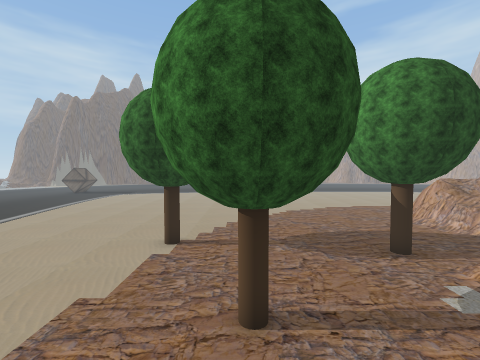
view 1 (above)

20 first-person views from a walk through a scene from a Unity 3-D project. The camera is 1.3 m above the floor, tilts 2° down and sees 90° across. The floor is counted in squares, 2 m on a side. Each view is taken from the middle of a square. On the plan, view 1 faces up. The plan holds only what a view shows up to about 9 squares ahead; the rest is blank. The place goes on beyond the plan. Some trees and plants on the terrain are drawn as simple stand-ins. The player character is not drawn. Some surface patterns are stand-ins.

view 2
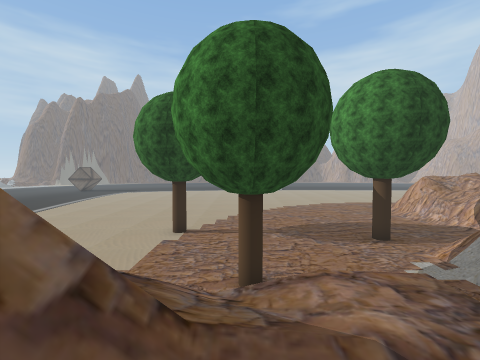

view 3
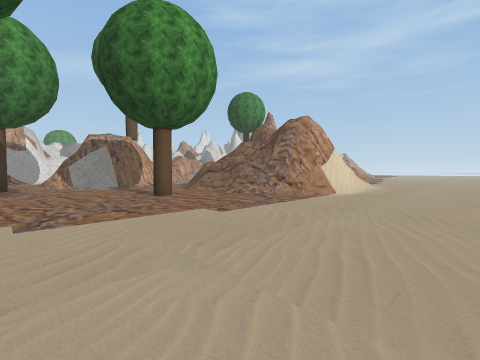

view 4
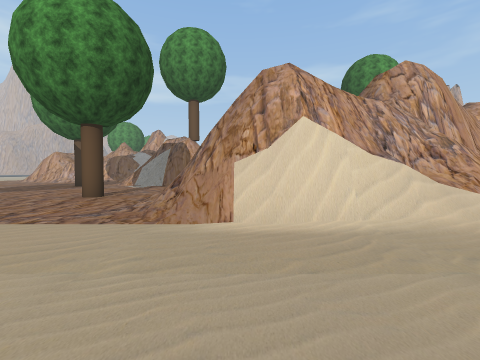

view 5
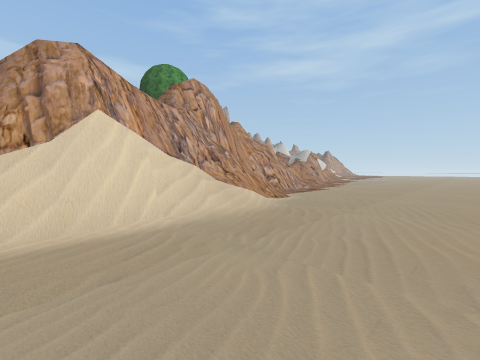

view 6
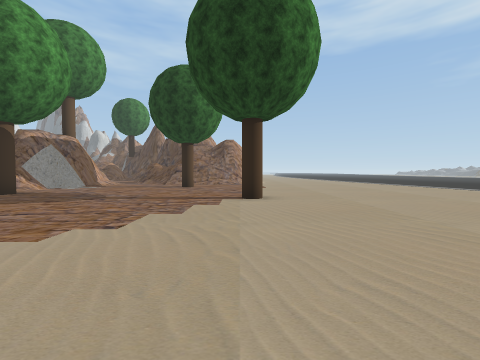

view 7
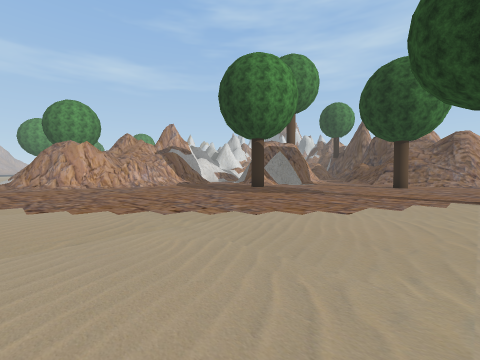

view 8
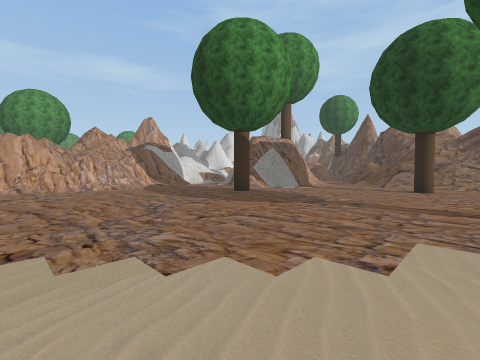

view 9
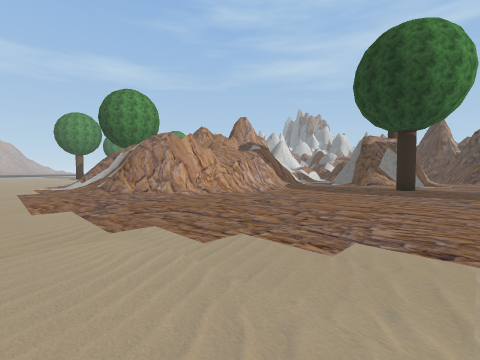

view 10
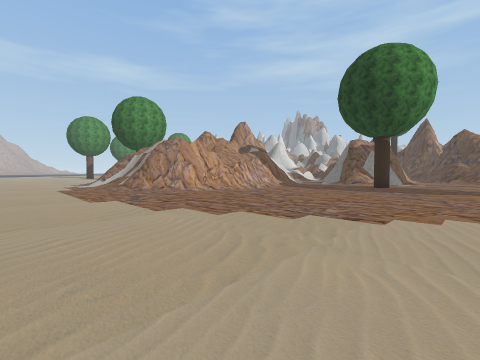

view 11
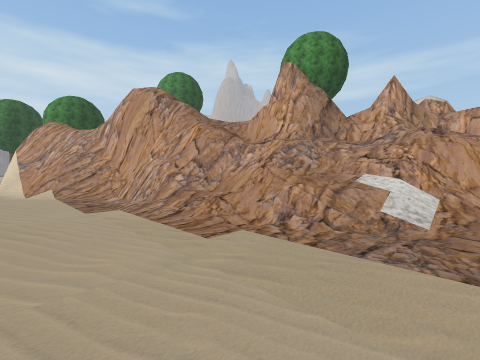

view 12
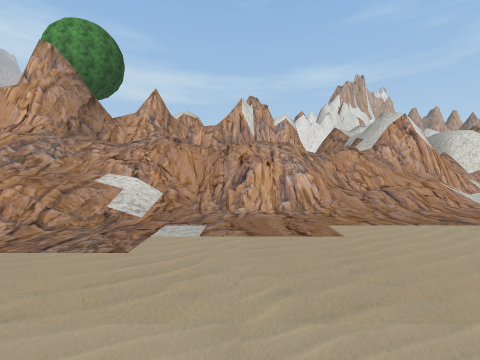

view 13
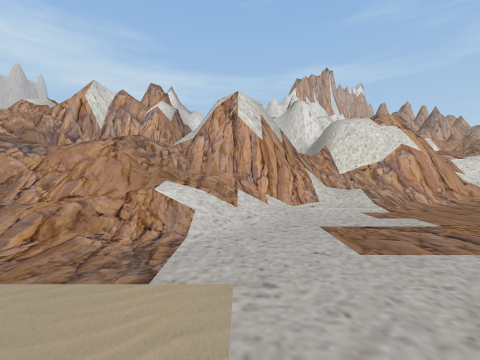

view 14
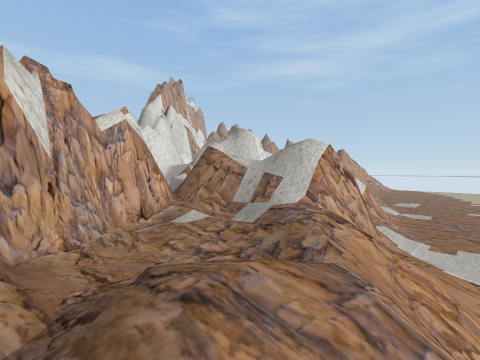

view 15
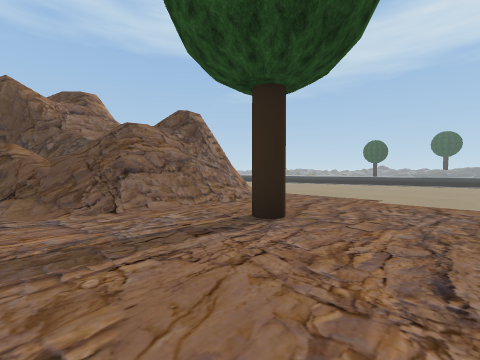

view 16
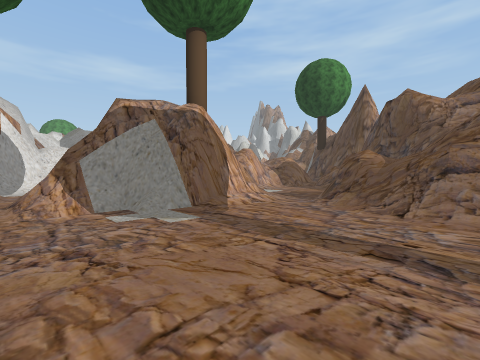

view 17
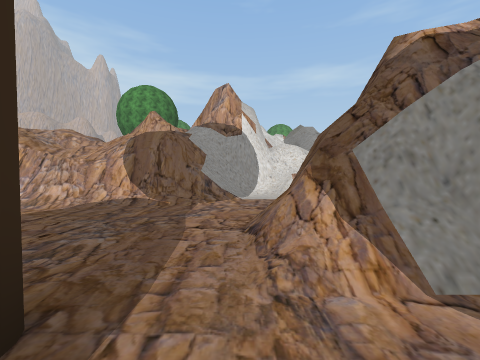

view 18
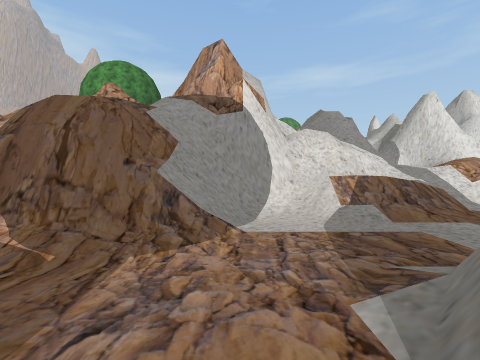

view 19
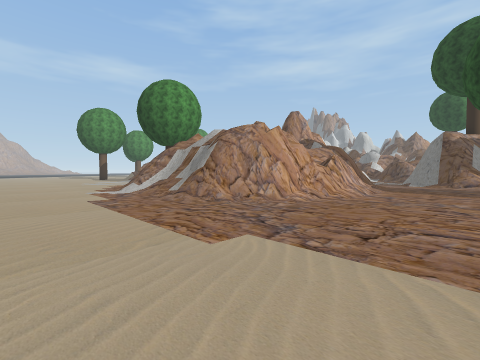

view 20
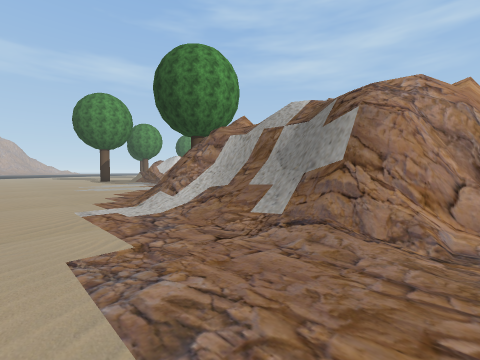

### Floor plan
Key: @ floor where view 1 was taken; # wall or solid block; . main floor; : floor 2.25 m higher than the main floor; / step, stairs or slope; = window, fence, low wall or low ledge; ^ raised ledge; v drop or lower ground; T tree.
Columns run from 6 left of view 1 to 19 right of it. Each row starts with its distance up from view 1.
 18         .................
 17         ..................
 16         ..................
 15     ............./////....
 14     .........../###///=...
 13    ............/#/////
 12   .............##//////#
 11  ..............#//// /=#T
 10 ...............=////
  9 ...............////#
  8 ....T........../#/=/
  7 ...........T...//###
  6 ............//../###
  5 ............/##../###=#
  4 ......T..../## ../=/ ==
  3 ...........##   ./////=
  2 ..../////..#     ///  #
  1 .../#/////./      ///##
  0 ...##/@////..       ###
 -1 ...##////=/..       #
 -2 ...##/ /v# ..
 -3 .../#//####
 -4 ...///#=##
 -5 ....//##
 -6 ....//##
 -7 .....#///
 -8 .....#^//#
 -9 ...../#//#
-10 .....////##==
-11 ......////##
-12 .. .../////#===
-13    ..../=//==##
-14    ....#////##
-15     ...=/////#
-16      ../=////##
-17       .//////:#
-18       ..//##=#=
-19      ...//##
-20       .../###
-21        ..///=v
-22         ../#//
-23         ..#//
-24         ../#
-25         ..////
-26         ..  //

Where each view was taken, in squares from view 1:
view 1: 0 up, 0 right, facing up
view 2: 1 down, 0 right, facing up
view 3: 7 up, 6 left, facing down-right
view 4: 0 up, 6 left, facing right
view 5: 0 up, 6 left, facing down-right
view 6: 14 up, 2 left, facing down
view 7: 15 up, 2 left, facing down-right
view 8: 13 up, 1 left, facing down-right
view 9: 17 up, 3 right, facing down-right
view 10: 18 up, 2 right, facing down-right
view 11: 13 down, 3 left, facing up-right
view 12: 14 down, 3 left, facing right
view 13: 19 down, 1 left, facing right
view 14: 14 down, 2 right, facing down-right
view 15: 6 up, 3 right, facing down-left
view 16: 6 up, 1 right, facing down-right
view 17: 6 up, 4 right, facing right
view 18: 6 up, 7 right, facing right
view 19: 18 up, 6 right, facing down-right
view 20: 17 up, 10 right, facing down-right
